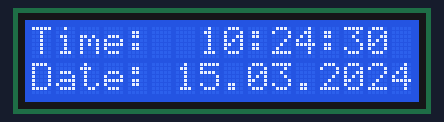
Simulated run of this sketch. Board: Arduino Due. Parts: 16×2 character LCD. The local clock reads 2024-03-15 10:24:30 at power-on unless the sketch sets it.

Above: at 0.1 s.
At 4.1 s:
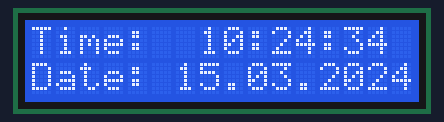
At 9.2 s:
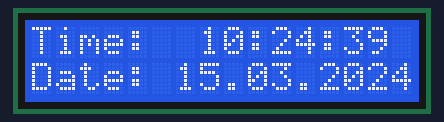
At 19.2 s:
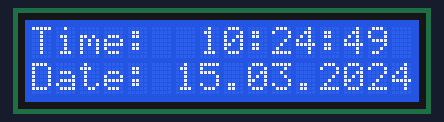
At 28.3 s:
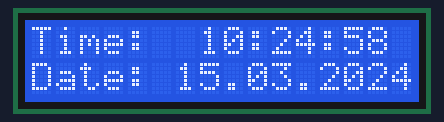
At 38.3 s:
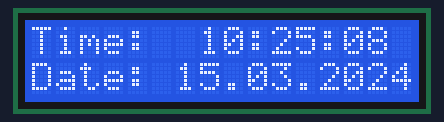

The sketch:

11_Clock.ino
```cpp
#include "DS3231.h"
#include <LiquidCrystal.h>

DS3231  rtc(A2, A3);
LiquidCrystal lcd(2, 3, 4, 5, 6, 7);

void setup() {
  rtc.begin();
  lcd.begin(16,2);
}

void loop() {
 lcd.setCursor(0,0);
 lcd.print("Time:  ");
 lcd.print(rtc.getTimeStr());

 lcd.setCursor(0,1);
 lcd.print("Date: ");
 lcd.print(rtc.getDateStr());

 delay(1000);
}
```

Measured:
- what the display in image 1 shows lasts 1.0 s, from 4.1 s to 5.1 s
